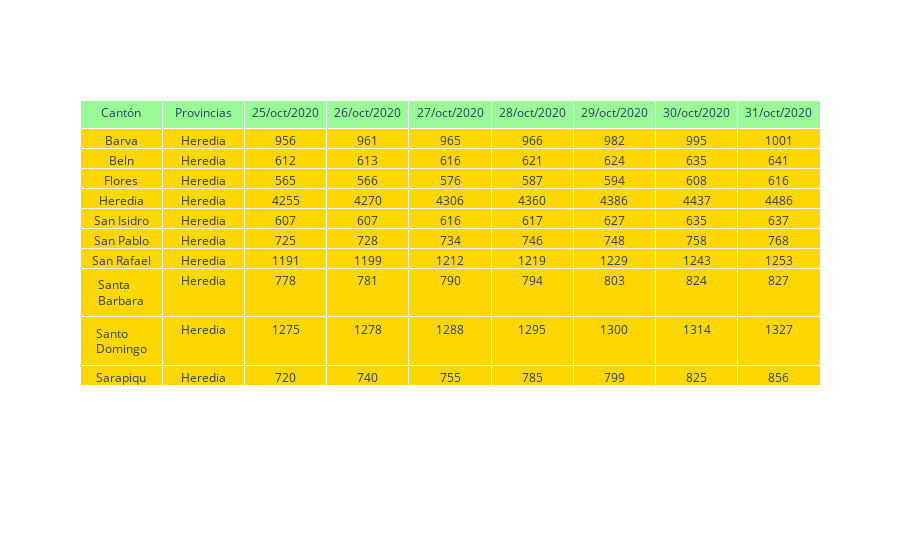

The notebook cell this image was saved under:
### Markdown cell above
#  Cantidades de casos positivos correspondientes a la última semana de octubre de 2020, para los cantones de la provincia de Heredia

### Code cell
positivos_df_1 = positivos_df[['provincia', 'canton', '25/10/2020', '26/10/2020', '27/10/2020' , '28/10/2020',
                       '29/10/2020', '30/10/2020', '31/10/2020']]
positivos_df_1
positivos_df_1.columns = positivos_df_1.columns.str.replace('/', '')
positivos_df_1.columns = positivos_df_1.columns.str.replace('2', 'a')
positivos_df_1.columns = positivos_df_1.columns.str.replace('3', 'a')
positivos_df_1.columns

fig = go.Figure(data=[go.Table(
    header=dict(values=['Cantón', 'Provincias', '25/oct/2020', '26/oct/2020', '27/oct/2020', '28/oct/2020', '29/oct/2020',
                         '30/oct/2020', '31/oct/2020'],
                fill_color='palegreen',
                align='center'),
    cells=dict(values=[positivos_df_1.canton[ultima_fecha_df['provincia'] == 'Heredia'],
                       positivos_df_1.provincia[ultima_fecha_df['provincia'] == 'Heredia'],
                       positivos_df_1.a510a0a0[ultima_fecha_df['provincia'] == 'Heredia'],
                       positivos_df_1.a610a0a0[ultima_fecha_df['provincia'] == 'Heredia'],
                       positivos_df_1.a710a0a0[ultima_fecha_df['provincia'] == 'Heredia'],
                       positivos_df_1.a810a0a0[ultima_fecha_df['provincia'] == 'Heredia'],
                       positivos_df_1.a910a0a0[ultima_fecha_df['provincia'] == 'Heredia'],
                       positivos_df_1.a010a0a0[ultima_fecha_df['provincia'] == 'Heredia'],
                       positivos_df_1.a110a0a0[ultima_fecha_df['provincia'] == 'Heredia'],
                       
                      ],
               fill_color='gold',
               align='center'))
])

fig.show()

### Figure 1 — Plotly figure (JSON) as saved in the notebook; plotly's stock layout.template omitted (floating-point values rounded to 4 significant figures)
{"data": [{"cells": {"align": "center", "fill": {"color": "gold"}, "values": [["Barva", "Beln", "Flores", "Heredia", "San Isidro", "San Pablo", "San Rafael", "Santa Barbara", "Santo Domingo", "Sarapiqu"], ["Heredia", "Heredia", "Heredia", "Heredia", "Heredia", "Heredia", "Heredia", "Heredia", "Heredia", "Heredia"], [956, 612, 565, 4255, 607, 725, 1191, 778, 1275, 720], [961, 613, 566, 4270, 607, 728, 1199, 781, 1278, 740], [965, 616, 576, 4306, 616, 734, 1212, 790, 1288, 755], [966, 621, 587, 4360, 617, 746, 1219, 794, 1295, 785], [982, 624, 594, 4386, 627, 748, 1229, 803, 1300, 799], [995, 635, 608, 4437, 635, 758, 1243, 824, 1314, 825], [1001, 641, 616, 4486, 637, 768, 1253, 827, 1327, 856]]}, "header": {"align": "center", "fill": {"color": "palegreen"}, "values": ["Cantón", "Provincias", "25/oct/2020", "26/oct/2020", "27/oct/2020", "28/oct/2020", "29/oct/2020", "30/oct/2020", "31/oct/2020"]}, "type": "table"}], "layout": {}}
